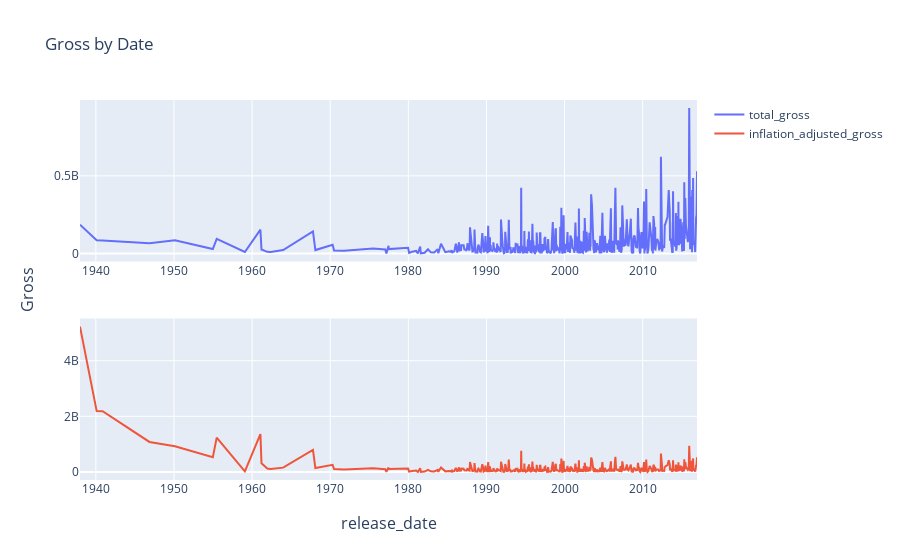

The cell this chart's notebook holds for it:
### Code cell
fig = make_subplots(x_title = "release_date",y_title = "Gross",rows = 2, cols= 1)

fig.add_trace(go.Scatter(x = data["release_date"], y = data["total_gross"], name="total_gross"), row = 1, col = 1)

fig.add_trace(go.Scatter(x = data["release_date"], y = data["inflation_adjusted_gross"], name="inflation_adjusted_gross"), row = 2, col = 1)

fig.update_yaxes(range=[0,13000], row=3, col=1)
fig.update_layout(title_text = "Gross by Date")
fig.show()

### Figure 1 — Plotly figure (JSON) as saved in the notebook; plotly's stock layout.template omitted (floating-point values rounded to 4 significant figures; data arrays with more than 128 entries replaced by an {"elided": "..."} marker saying what was removed)
{"data": [{"name": "total_gross", "type": "scatter", "x": {"elided": "579 str values"}, "xaxis": "x", "y": {"elided": "579 int values"}, "yaxis": "y"}, {"name": "inflation_adjusted_gross", "type": "scatter", "x": {"elided": "579 str values"}, "xaxis": "x2", "y": {"elided": "579 int values"}, "yaxis": "y2"}], "layout": {"annotations": [{"font": {"size": 16}, "showarrow": false, "text": "release_date", "x": 0.5, "xanchor": "center", "xref": "paper", "y": 0, "yanchor": "top", "yref": "paper", "yshift": -30}, {"font": {"size": 16}, "showarrow": false, "text": "Gross", "textangle": -90, "x": 0, "xanchor": "right", "xref": "paper", "xshift": -40, "y": 0.5, "yanchor": "middle", "yref": "paper"}], "title": {"text": "Gross by Date"}, "xaxis": {"anchor": "y", "domain": [0, 1]}, "xaxis2": {"anchor": "y2", "domain": [0, 1]}, "yaxis": {"anchor": "x", "domain": [0.575, 1]}, "yaxis2": {"anchor": "x2", "domain": [0, 0.425]}}}
